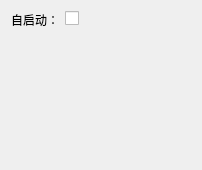
<?xml version="1.0" encoding="UTF-8"?>
<ui version="4.0">
 <class>settingwidget2</class>
 <widget class="QWidget" name="settingwidget2">
  <property name="geometry">
   <rect>
    <x>0</x>
    <y>0</y>
    <width>202</width>
    <height>170</height>
   </rect>
  </property>
  <property name="windowTitle">
   <string>Form</string>
  </property>
  <layout class="QVBoxLayout" name="verticalLayout">
   <item>
    <layout class="QFormLayout" name="formLayout">
     <item row="0" column="0">
      <widget class="QLabel" name="label">
       <property name="text">
        <string>自启动：</string>
       </property>
      </widget>
     </item>
     <item row="0" column="1">
      <widget class="QCheckBox" name="checkBox_autostart">
       <property name="text">
        <string/>
       </property>
      </widget>
     </item>
    </layout>
   </item>
  </layout>
 </widget>
 <resources/>
 <connections/>
</ui>
